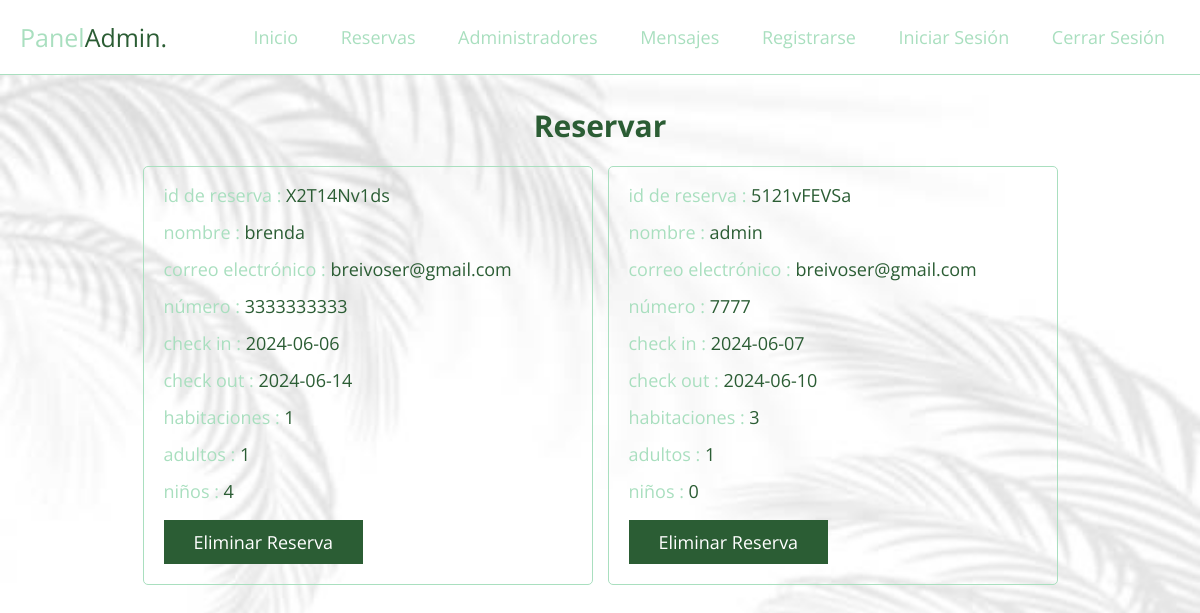
The page /admin/bookings.php (signed in) on the database its author committed.
### tables this page shows
CREATE TABLE IF NOT EXISTS `reservas` (
  `usuario_id` varchar(20) NOT NULL,
  `reserva_id` varchar(20) NOT NULL,
  `nombre` varchar(50) NOT NULL,
  `correo_electronico` varchar(50) NOT NULL,
  `numero` varchar(10) NOT NULL,
  `habitaciones` int(1) NOT NULL,
  `fecha_entrada` varchar(10) NOT NULL,
  `fecha_salida` varchar(10) NOT NULL,
  `adultos` int(1) NOT NULL,
  `ninos` int(1) NOT NULL
);

### admin/bookings.php (the view, shortened to what this page needs)
<?php
include '../components/conexion.php';
?>
<!DOCTYPE html>
<html lang="es">
<head>
   <link rel="stylesheet" href="https://cdnjs.cloudflare.com/ajax/libs/font-awesome/6.2.0/css/all.min.css">
   <link rel="stylesheet" href="../css/admin_style.css">
</head>
<body>
<?php include '../components/admin_header.php'; ?>
<section class="grid">
   <h1 class="heading">reservar</h1>
   <div class="box-container">
   <?php
      $select_bookings = $conn->prepare("SELECT * FROM `reservas`");
      $select_bookings->execute();
      if($select_bookings->rowCount() > 0){
         while($fetch_bookings = $select_bookings->fetch(PDO::FETCH_ASSOC)){
   ?>
<div class="box">
      <p>id de reserva : <span><?= $fetch_bookings['reserva_id']; ?></span></p>
      <p>nombre : <span><?= $fetch_bookings['nombre']; ?></span></p>
      <p>correo electrónico : <span><?= $fetch_bookings['correo_electronico']; ?></span></p>
      <p>número : <span><?= $fetch_bookings['numero']; ?></span></p>
      <p>check in : <span><?= $fetch_bookings['fecha_entrada']; ?></span></p>
      <p>check out : <span><?= $fetch_bookings['fecha_salida']; ?></span></p>
      <p>habitaciones : <span><?= $fetch_bookings['habitaciones']; ?></span></p>
      <p>adultos : <span><?= $fetch_bookings['adultos']; ?></span></p>
      <p>niños : <span><?= $fetch_bookings['ninos']; ?></span></p>
      <form action="" method="POST">
         <input type="submit" value="eliminar reserva" onclick="return confirm('¿Eliminar esta reserva?');" name="delete" class="btn">
      </form>
   </div>
   <?php
      }
      }
   ?>
   </div>
</section>
</body>
</html>

### components/admin_header.php (shortened to what this page needs)
<header class="header">
   <section class="flex">
      <a href="dashboard.php" class="logo"><span>Panel</span>Admin.</a>
      <nav class="navbar">
         <a href="dashboard.php">inicio</a>
         <a href="bookings.php">reservas</a>
         <a href="admins.php">administradores</a>
         <a href="messages.php">mensajes</a>
         <a href="register.php">registrarse</a>
         <a href="login.php">iniciar sesión</a>
         <a href="../components/admin_logout.php" onclick="return confirm('¿Cerrar sesión en este sitio web?');">cerrar sesión</a>
      </nav>
   </section>
</header>

### css/admin_style.css (style rules this page uses)
:root { --main-color: #2B5D34; --sub-color: #A9DFBF; --other-color: #3C8243; --white: #FFFFFF; --border: .1rem solid var(--sub-color); }
* { font-family: "Open Sans", sans-serif; margin: 0; padding: 0; box-sizing: border-box; outline: none; border: none; text-decoration: none; }
html { font-size: 62.5%; overflow-x: hidden; scroll-behavior: smooth; scroll-padding-top: 2rem; background-image: url('../img/fondo.jpg'); background-size: cover; background-position: center; background-repeat: no-repeat; min-height: none; overflow-x: hidden; }
section { padding: 3rem 2rem; max-width: 1200px; margin: 0 auto; }
.heading { margin-bottom: 2rem; text-align: center; text-transform: capitalize; color: var(--main-color); font-size: 3rem; }
.btn { display: inline-block; cursor: pointer; padding: 1rem 3rem; font-size: 1.8rem; color: var(--white); text-align: center; text-transform: capitalize; transition: .2s linear; margin-top: 1rem; background-color: var(--main-color); }
.header { border-bottom: var(--border); position: sticky; top: 0; left: 0; right: 0; background-color: var(--white); z-index: 1000; }
.header .flex { padding: 2rem; display: flex; align-items: center; justify-content: space-between; position: relative; }
.header .flex .logo { font-size: 2.5rem; color: var(--main-color); }
.header .flex .logo span { color: var(--sub-color); }
.header .flex .navbar a { margin-left: 1rem; font-size: 1.8rem; color: var(--sub-color); padding: .5rem 1.5rem; border-radius: .5rem; text-transform: capitalize; }
.grid .box-container { display: grid; grid-template-columns: repeat(auto-fit, 45rem); align-items: flex-start; justify-content: center; gap: 1.5rem; }
.grid .box-container .box { border-radius: .5rem; padding: 2rem; padding-top: 1rem; border: var(--border); overflow-x: hidden; }
.grid .box-container .box p { line-height: 1.5; padding: .5rem 0; font-size: 1.8rem; color: var(--sub-color); white-space: pre-line; text-overflow: ellipsis; overflow-x: hidden; }
.grid .box-container .box p span { color: var(--main-color); }

### rows shown on the page
reservas: reserva_id "X2T14Nv1ds", nombre "brenda", correo_electronico "breivoser@gmail.com", numero "3333333333", fecha_entrada "2024-06-06", fecha_salida "2024-06-14", habitaciones "1", adultos "1", ninos "4"
reservas: reserva_id "5121vFEVSa", nombre "admin", correo_electronico "breivoser@gmail.com", numero "7777", fecha_entrada "2024-06-07", fecha_salida "2024-06-10", habitaciones "3", adultos "1", ninos "0"
